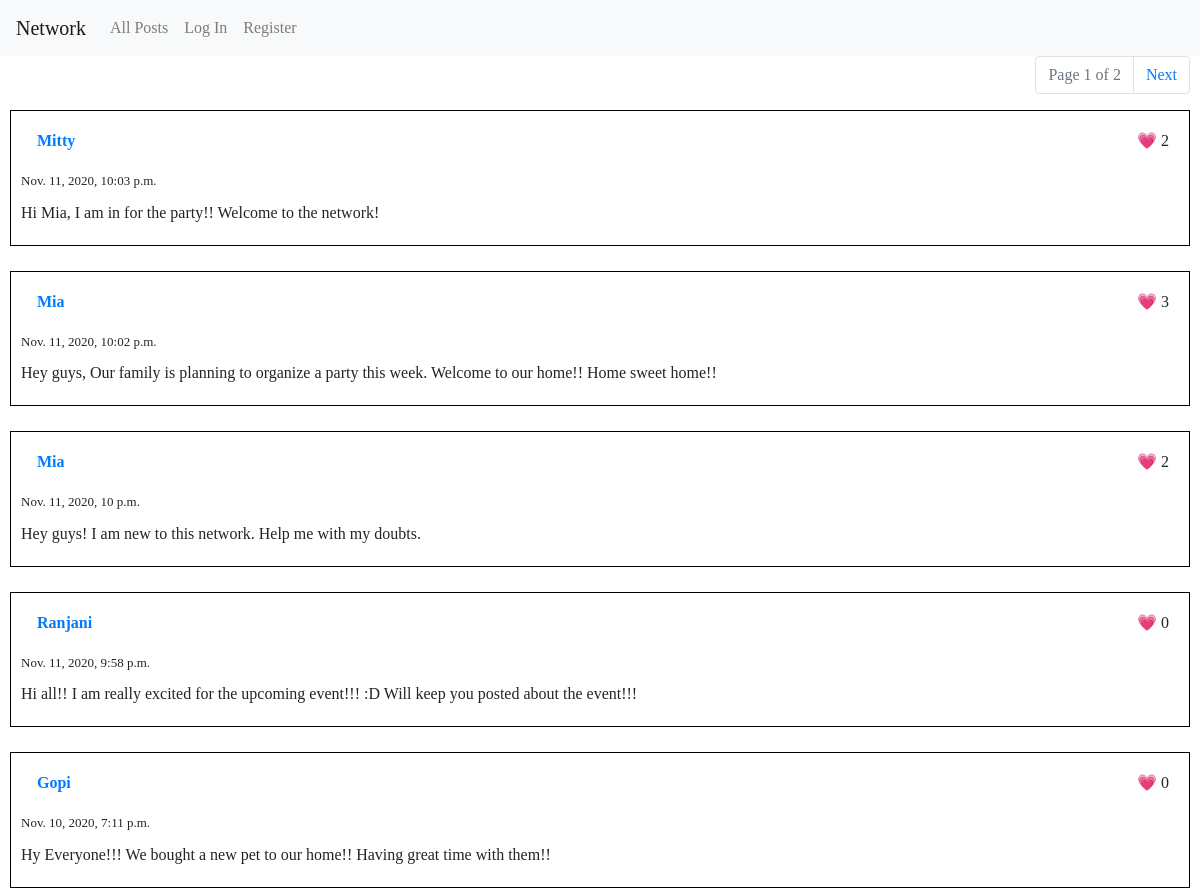
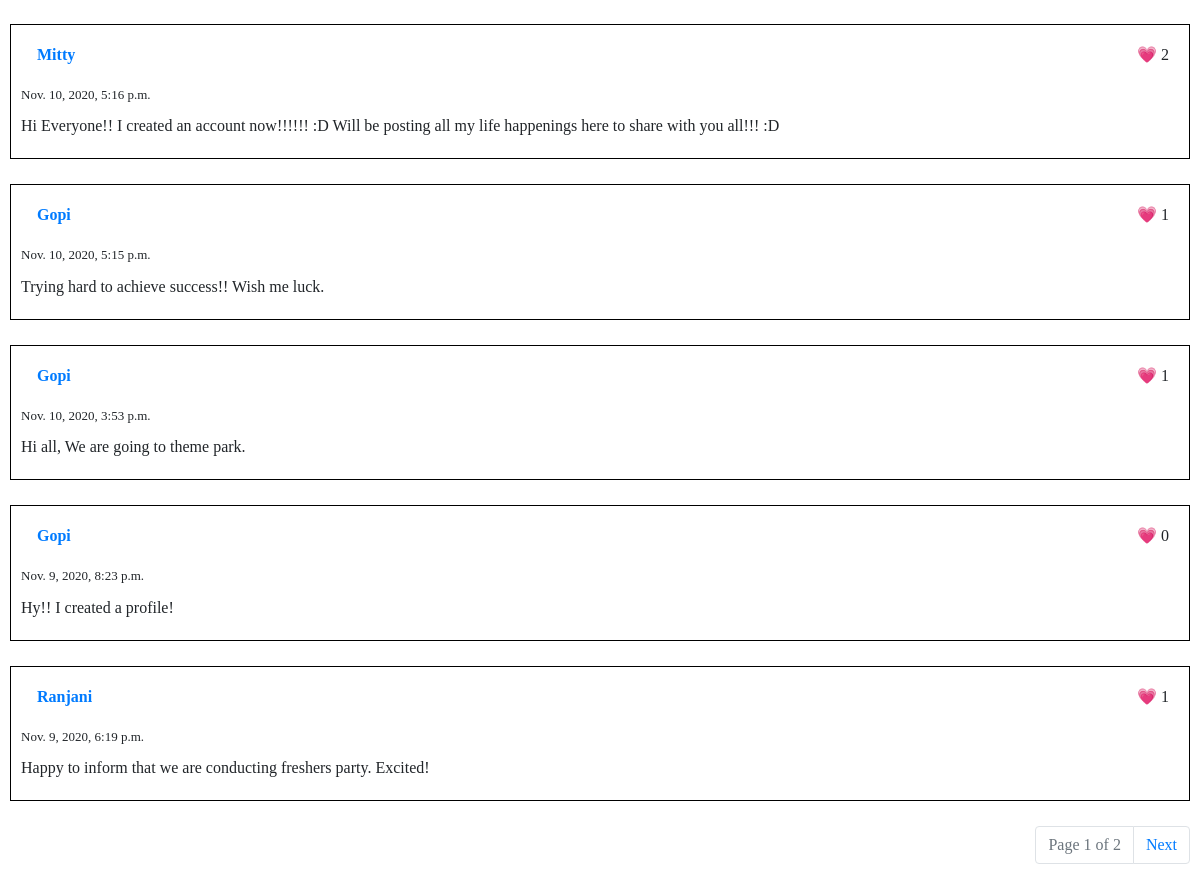
The app's page /, older data (2 pictures, top to bottom).
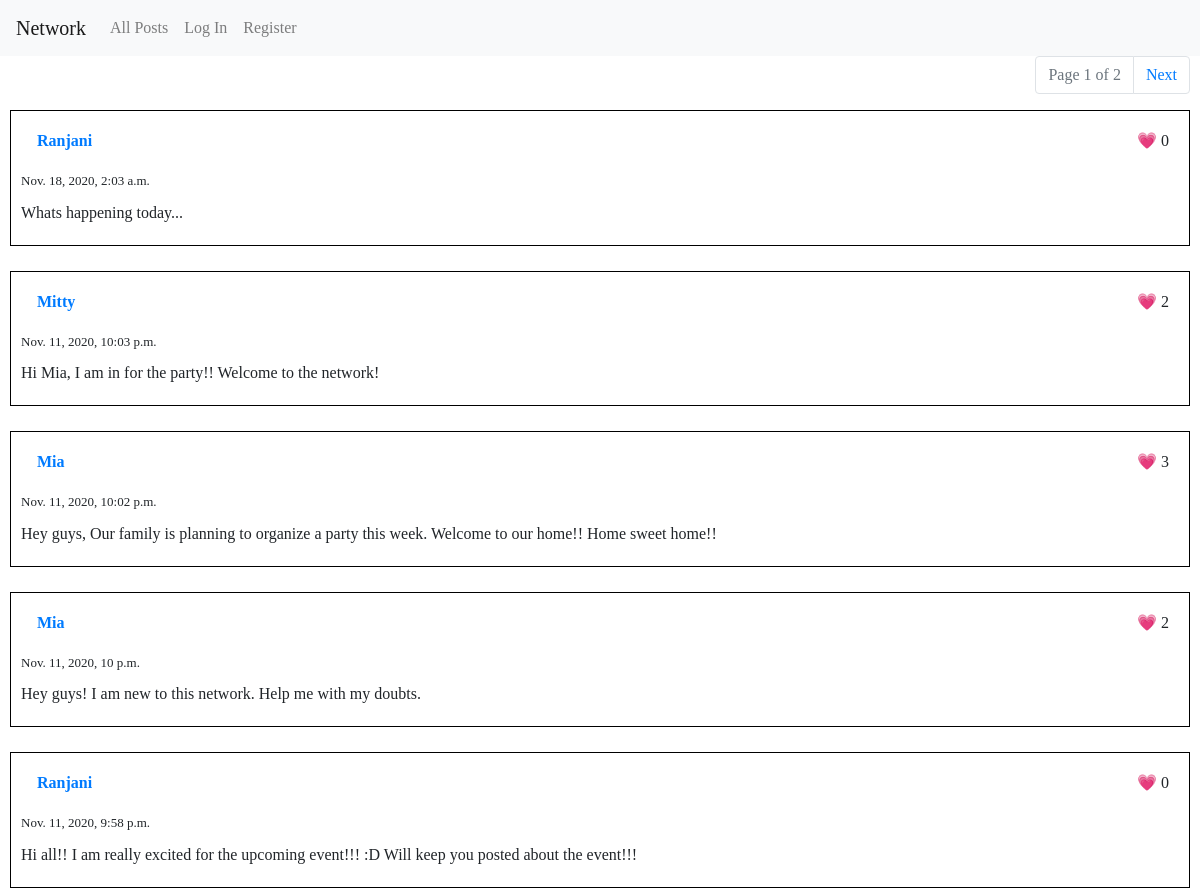
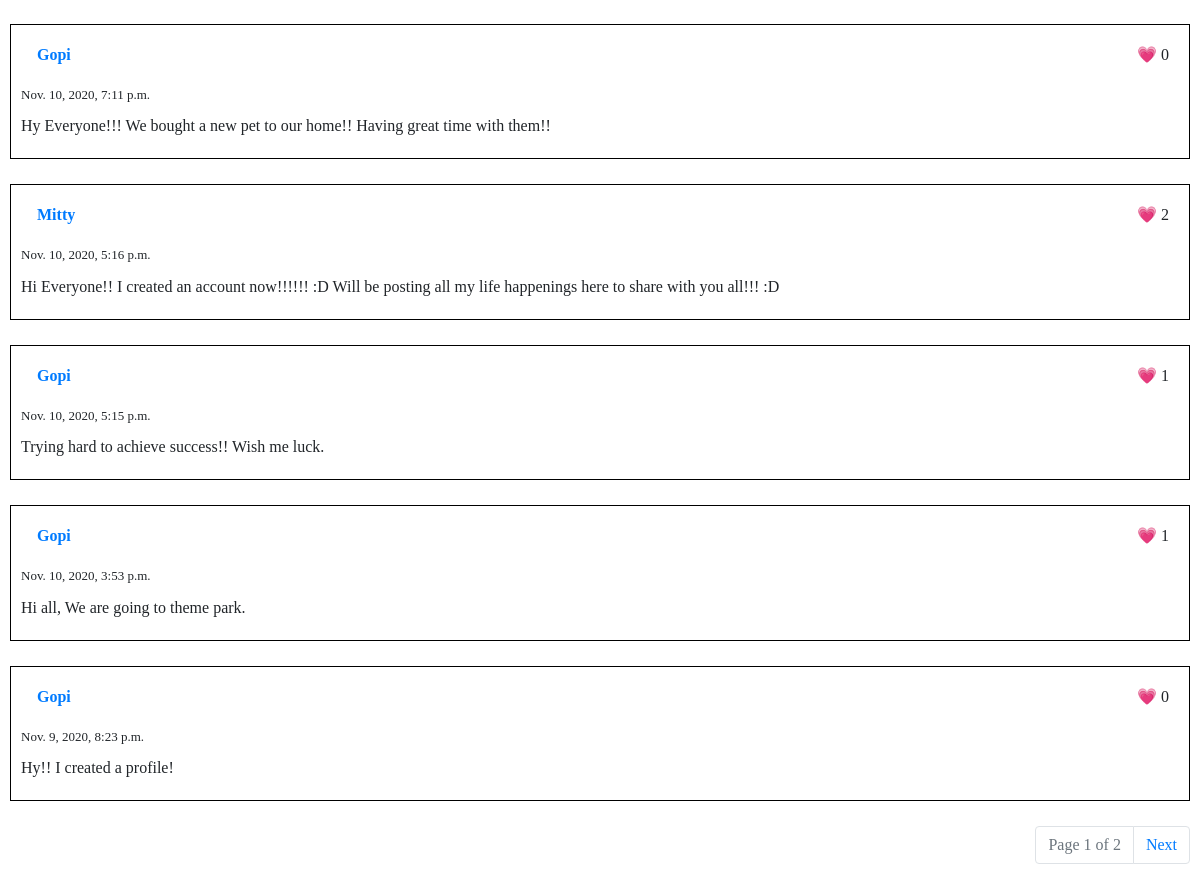
The same page, newer data (2 pictures, top to bottom).
### network/models.py (models this page shows, shortened)
class Posts(models.Model):
    creator = models.ForeignKey(User,on_delete=models.SET_NULL, null=True, blank=True, related_name="posts")
    content = models.TextField(max_length=500)
    created = models.DateTimeField(default=timezone.now)

class User(AbstractUser):
    pass

### network/views.py (the view)
# urls.py: path("", views.index, name="index"),
def index(request):
    posts = Posts.objects.all().order_by(POSTS_ORDER)
    return render(request, "network/index.html", {
        "all_posts": get_posts_in_page(request, posts)
    })

### network/views.py (called while the page is built)
def get_posts_in_page(request, posts):
    paginator = Paginator(posts, 10)
    page = request.GET.get('page')
    return paginator.get_page(page)

### network/templates/network/index.html
{% extends "network/layout.html" %}
{% block body %}
{% include "network/all_posts.html" %}
{% endblock %}

### network/templates/network/all_posts.html (shortened to what this page needs)
{% include "network/pagination.html" %}
{% load static %}
{% load network_filters %}
{% for post in all_posts %}
    <div class="post" id="post-{{ post.id }}">
        <div class="creator">
            <a class="nav-link" href="{% url 'profile' post.creator.id %}">
                {{ post.creator }}
            </a>
        </div>
        <div class="like-count">
            &#128151; <span id="post-like-count-{{ post.id }}">{{ post.likes.count }}</span>
        </div>
        <div class="created-time">
            {{ post.created }}
        </div>
        <div class="content">
            {{ post.content }}
        </div>
    </div>
{% endfor %}
{% include "network/pagination.html" %}

Row changes from the older to the newer data that the page shows:
no longer on this page (row unchanged): Posts: creator "Ranjani", likes.count "1", created "Nov. 9, 2020, 6:19 p.m.", content "Happy to inform that we are conducting freshers party. Excited!"
added Posts: creator "Ranjani", likes.count "0", created "Nov. 18, 2020, 2:03 a.m.", content "Whats happening today..."
